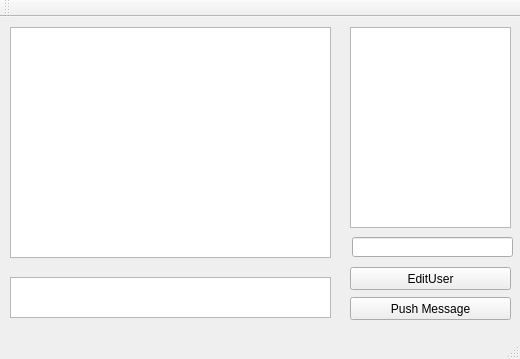
<?xml version="1.0" encoding="UTF-8"?>
<ui version="4.0">
 <class>MainWindow</class>
 <widget class="QMainWindow" name="MainWindow">
  <property name="geometry">
   <rect>
    <x>0</x>
    <y>0</y>
    <width>520</width>
    <height>359</height>
   </rect>
  </property>
  <property name="windowTitle">
   <string>MainWindow</string>
  </property>
  <widget class="QWidget" name="centralWidget">
   <widget class="QPushButton" name="editUser">
    <property name="geometry">
     <rect>
      <x>350</x>
      <y>250</y>
      <width>161</width>
      <height>23</height>
     </rect>
    </property>
    <property name="text">
     <string>EditUser</string>
    </property>
   </widget>
   <widget class="QPushButton" name="pushButton">
    <property name="geometry">
     <rect>
      <x>350</x>
      <y>280</y>
      <width>161</width>
      <height>23</height>
     </rect>
    </property>
    <property name="text">
     <string>Push Message</string>
    </property>
   </widget>
   <widget class="QTextEdit" name="writeMessage">
    <property name="geometry">
     <rect>
      <x>10</x>
      <y>260</y>
      <width>321</width>
      <height>41</height>
     </rect>
    </property>
   </widget>
   <widget class="QListWidget" name="Logins">
    <property name="geometry">
     <rect>
      <x>350</x>
      <y>10</y>
      <width>161</width>
      <height>201</height>
     </rect>
    </property>
   </widget>
   <widget class="QListWidget" name="Messages">
    <property name="geometry">
     <rect>
      <x>10</x>
      <y>10</y>
      <width>321</width>
      <height>231</height>
     </rect>
    </property>
   </widget>
   <widget class="QLineEdit" name="Login">
    <property name="geometry">
     <rect>
      <x>352</x>
      <y>220</y>
      <width>161</width>
      <height>20</height>
     </rect>
    </property>
   </widget>
  </widget>
  <widget class="QMenuBar" name="menuBar">
   <property name="geometry">
    <rect>
     <x>0</x>
     <y>0</y>
     <width>520</width>
     <height>21</height>
    </rect>
   </property>
  </widget>
  <widget class="QToolBar" name="mainToolBar">
   <attribute name="toolBarArea">
    <enum>TopToolBarArea</enum>
   </attribute>
   <attribute name="toolBarBreak">
    <bool>true</bool>
   </attribute>
  </widget>
  <widget class="QStatusBar" name="statusBar">
   <property name="enabled">
    <bool>true</bool>
   </property>
  </widget>
 </widget>
 <layoutdefault spacing="6" margin="11"/>
 <resources/>
 <connections/>
</ui>
